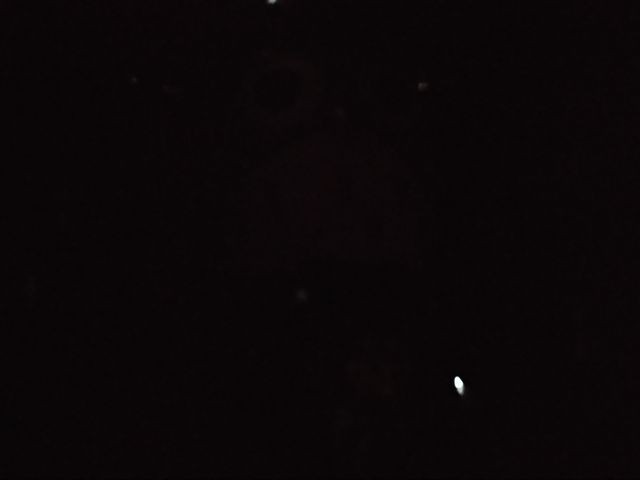
#> input picture task51.jpg, 640 x 480 px
$ python Week6.py
#> lines starting #> are read from the running program, lines starting #| are printed output that depends on the picture
import cv2
import numpy as np
image = cv2.imread("task51.jpg")
#> image is the input picture: shape (480, 640, 3); mean B, G, R 7.4, 6.3, 10.6
image = image * 16
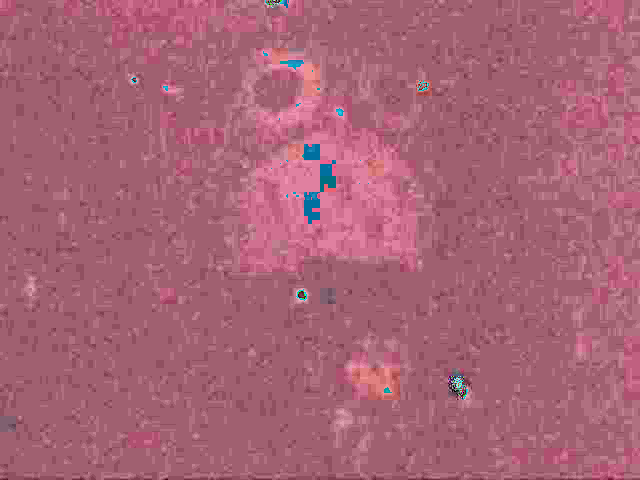
#> image: shape (480, 640, 3); mean B, G, R 117.4, 99.4, 166.9
cv2.imshow("A", image)
cv2.waitKey(0)
cv2.imwrite("aaa.jpg", image)

# [27 lines of commented-out code are left out]
import cv2
import numpy as np
img = cv2.imread('task51.jpg',0)
#> img: shape (480, 640); min 0, max 255, mean 7.5
equ = cv2.equalizeHist(img)
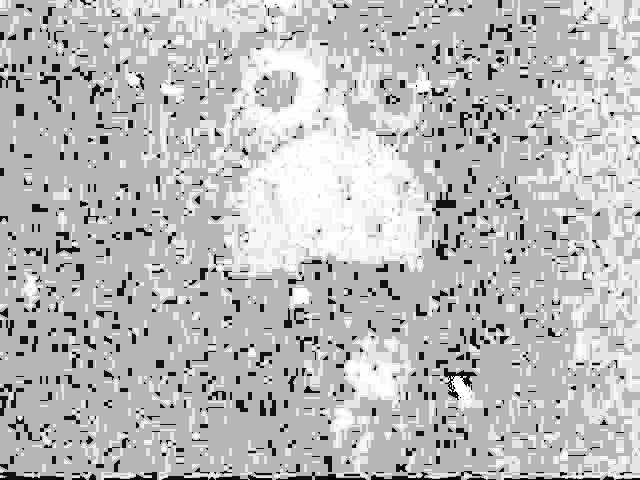
#> equ: shape (480, 640); min 0, max 255, mean 185.8
res = np.hstack((img,equ)) #stacking images side-by-side
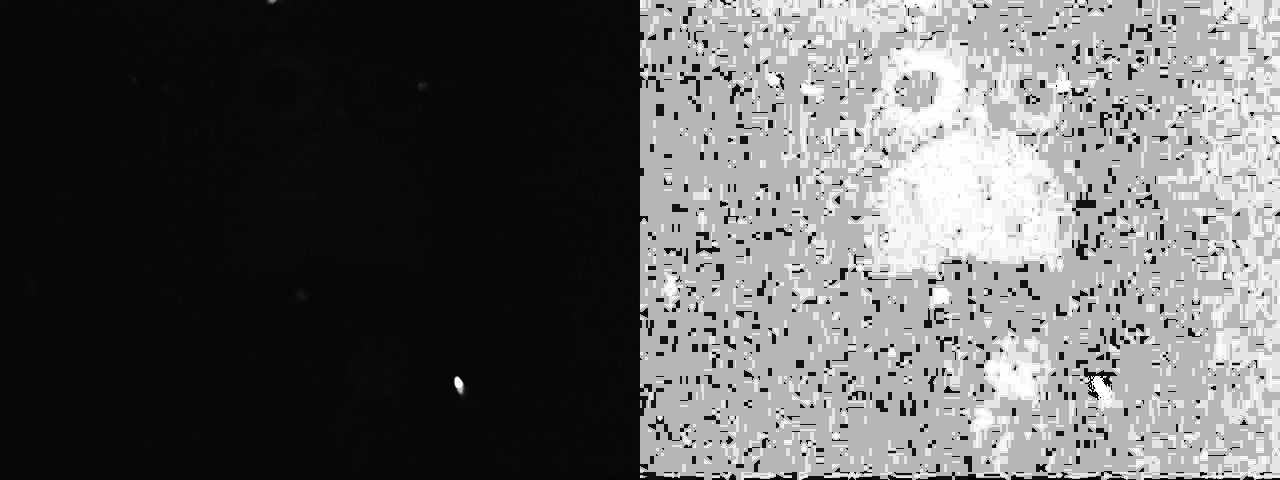
#> res: shape (480, 1280); min 0, max 255, mean 96.6
cv2.imshow("A", res)
cv2.waitKey(0)
